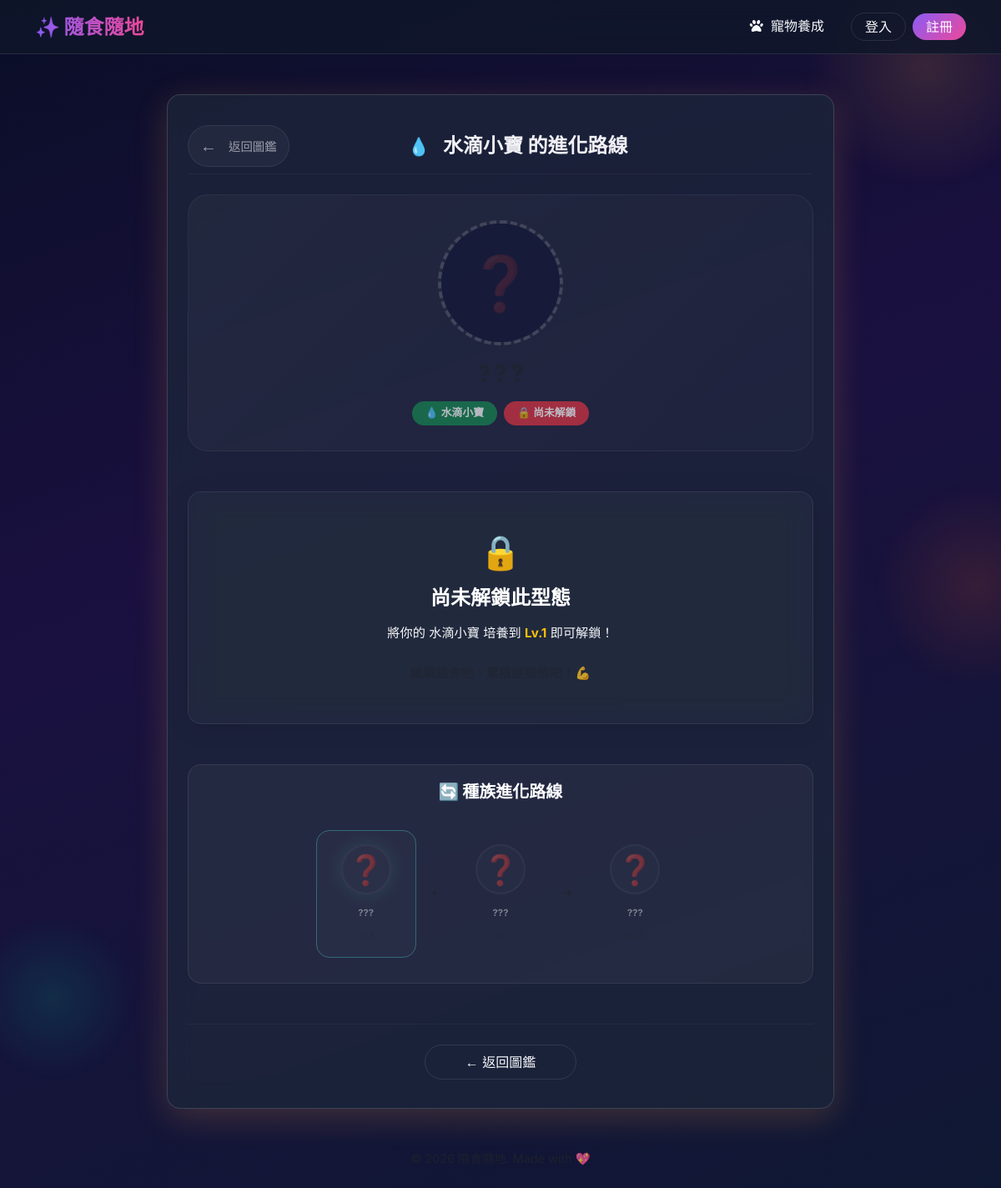
The page /collection/4 on the database its author committed.
### tables this page shows
CREATE TABLE pet_species (
    id                INTEGER PRIMARY KEY AUTOINCREMENT,
    name              TEXT NOT NULL,
    element           TEXT,
    emoji             TEXT,
    description       TEXT,
    color_primary     TEXT,
    color_secondary   TEXT
);

CREATE TABLE pet_stages (
    id               INTEGER PRIMARY KEY AUTOINCREMENT,
    species_id       INTEGER NOT NULL,
    stage_order      INTEGER,
    name             TEXT NOT NULL,
    level_required   INTEGER,
    image_path       TEXT,
    emoji            TEXT,
    description      TEXT,
    FOREIGN KEY (species_id) REFERENCES pet_species(id) ON DELETE CASCADE
);

### app/routes/collection_routes.py (the view)
@collection_bp.route('/collection/<int:stage_id>')
def collection_detail(stage_id):
    user_id = DEV_USER_ID
    stage = collection_model.get_stage_by_id(stage_id)
    if not stage:
        return render_template('collection/index.html'), 404
    is_unlocked = collection_model.is_stage_unlocked(user_id, stage_id)
    all_stages_of_species = collection_model.get_stages_by_species(stage['species_id'])
    unlocked_ids = collection_model.get_user_collection(user_id)
    pet = pet_model.get_pet_by_user(user_id)
    return render_template(
        'collection/detail.html',
        stage=stage,
        is_unlocked=is_unlocked,
        all_stages_of_species=all_stages_of_species,
        unlocked_ids=unlocked_ids,
        pet=pet
    )

### app/database.py (called while the page is built)
def get_db():
    if 'db' not in g:
        db_file = current_app.config.get('DATABASE', DB_PATH)
        g.db = sqlite3.connect(db_file)
        g.db.row_factory = sqlite3.Row
        g.db.execute("PRAGMA foreign_keys = ON")
    return g.db

### app/models/collection.py (called while the page is built)
def get_stages_by_species(species_id):
    db = get_db()
    return db.execute('''
        SELECT pst.*,
               ps.name AS species_name, ps.element, ps.emoji AS species_emoji,
               ps.color_primary, ps.color_secondary
        FROM pet_stages pst
        JOIN pet_species ps ON pst.species_id = ps.id
        WHERE pst.species_id = ?
        ORDER BY pst.stage_order
    ''', (species_id,)).fetchall()

def get_stage_by_id(stage_id):
    db = get_db()
    return db.execute('''
        SELECT pst.*,
               ps.name AS species_name, ps.element, ps.emoji AS species_emoji,
               ps.color_primary, ps.color_secondary, ps.description AS species_description
        FROM pet_stages pst
        JOIN pet_species ps ON pst.species_id = ps.id
        WHERE pst.id = ?
    ''', (stage_id,)).fetchone()

def get_user_collection(user_id):
    db = get_db()
    rows = db.execute('''
        SELECT pet_stage_id FROM user_collection WHERE user_id = ?
    ''', (user_id,)).fetchall()
    return set(row['pet_stage_id'] for row in rows)

def is_stage_unlocked(user_id, stage_id):
    db = get_db()
    row = db.execute('''
        SELECT 1 FROM user_collection
        WHERE user_id = ? AND pet_stage_id = ?
    ''', (user_id, stage_id)).fetchone()
    return row is not None

### app/models/pet.py (called while the page is built)
def map_pet_row(row):
    if not row:
        return None
    d = dict(row)
    d['name'] = d.get('pet_name')
    d['level'] = d.get('current_level', 1)
    d['exp'] = d.get('current_exp', 0)
    d['hunger'] = d.get('hunger', 50)
    from config import EXP_PER_LEVEL_MULTIPLIER
    level = d['level']
    exp_to_next = level * EXP_PER_LEVEL_MULTIPLIER
    remaining = d['exp']
    current_l = 1
    while remaining >= (current_l * EXP_PER_LEVEL_MULTIPLIER):
        remaining -= (current_l * EXP_PER_LEVEL_MULTIPLIER)
        current_l += 1
    d['exp_to_next_level'] = exp_to_next
    d['exp_remaining'] = remaining
    d['exp_progress'] = round(remaining / exp_to_next * 100, 1) if exp_to_next > 0 else 100
    return d

### app/templates/collection/detail.html (shortened to what this page needs)
{% extends "base.html" %}
{% block styles %}
<link rel="stylesheet" href="{{ url_for('static', filename='css/collection.css') }}">
{% endblock %}
{% block content %}
<div class="bg-particles" aria-hidden="true">
    <div class="particle particle-1"></div>
    <div class="particle particle-2"></div>
    <div class="particle particle-3"></div>
</div>
<div class="detail-container mt-4 p-4 glass-card rounded-4 mx-auto"
     style="--card-primary: {{ stage.color_primary }}; --card-secondary: {{ stage.color_secondary }};
            border: 1px solid rgba(255, 255, 255, 0.15) !important;
            max-width: 800px;
            box-shadow: 0 10px 40px rgba({{ 139 if not stage else (238 if stage.element == 'fire' else (0 if stage.element == 'nature' else 255)) }},
                                         {{ 92 if not stage else (90 if stage.element == 'fire' else (184 if stage.element == 'nature' else 159)) }},
                                         {{ 246 if not stage else (36 if stage.element == 'fire' else (148 if stage.element == 'nature' else 67)) }}, 0.2) !important;">
    <nav class="collection-nav d-flex align-items-center mb-4 pb-2 border-bottom border-secondary border-opacity-10">
        <a href="{{ url_for('collection.collection_index') }}" class="nav-back text-decoration-none d-flex align-items-center" id="detail-back-btn">
            <span class="nav-back-icon fs-5 me-2">←</span>
            <span>返回圖鑑</span>
        </a>
        <div class="nav-title ms-auto fs-4 fw-bold">
            <span class="nav-icon me-2">{{ stage.species_emoji }}</span>
            {{ stage.species_name }} 的進化路線
        </div>
    </nav>
    {% if is_unlocked %}
    <section class="detail-hero text-center mb-5" id="detail-hero">
        <div class="hero-glow mb-4"></div>
        <div class="hero-pet-visual d-flex align-items-center justify-content-center mx-auto mb-3"
             style="width: 150px; height: 150px; border-radius: 50%;
                    border: 4px solid {{ stage.color_primary }};
                    background: linear-gradient(135deg, {{ stage.color_secondary }}, rgba(255,255,255,0.1));">
            <div class="hero-avatar">
                <span class="hero-emoji" style="font-size: 5rem; filter: drop-shadow(0 5px 8px rgba(0,0,0,0.3));">{{ stage.emoji }}</span>
            </div>
        </div>
        <h1 class="hero-name display-5 fw-bold text-white mb-3">{{ stage.name }}</h1>
        <div class="hero-badges d-flex justify-content-center gap-2">
            <span class="badge bg-success rounded-pill px-3 py-2 fs-7">{{ stage.species_emoji }} {{ stage.species_name }}</span>
            <span class="badge bg-secondary rounded-pill px-3 py-2 fs-7">階段 {{ stage.stage_order }}</span>
            <span class="badge bg-primary rounded-pill px-3 py-2 fs-7">Lv.{{ stage.level_required }}+ 解鎖</span>
        </div>
    </section>
    <section class="detail-description glass-card p-4 rounded-4 mb-5" id="detail-description"
             style="background: rgba(255,255,255,0.02) !important; border-color: rgba(255,255,255,0.08) !important;">
        <h2 class="section-subtitle fs-5 fw-bold text-white mb-3">📜 圖鑑描述</h2>
        <p class="description-text fs-6 text-light mb-0" style="line-height: 1.8;">{{ stage.description }}</p>
    </section>
    <section class="evolution-path mb-5" id="evolution-path">
        <h2 class="section-subtitle fs-5 fw-bold text-white mb-4 text-center">🔄 種族進化路線</h2>
        <div class="path-container d-flex flex-wrap justify-content-center align-items-center gap-3">
            {% for s in all_stages_of_species %}
            {% set s_unlocked = s.id in unlocked_ids %}
            <div class="path-node d-flex flex-column align-items-center p-3 rounded-4 {{ 'active' if s_unlocked else 'inactive' }} {{ 'current' if s.id == stage.id else '' }}"
                 style="width: 120px; transition: all 0.3s ease;
                        background: {{ 'rgba(255,255,255,0.05)' if s.id == stage.id else 'transparent' }};
                        border: 1px solid {{ stage.color_primary if s.id == stage.id else 'transparent' }};">
                <div class="path-node-circle d-flex align-items-center justify-content-center rounded-circle mb-2"
                     style="width: 60px; height: 60px; background: rgba(255,255,255,0.04);
                            border: 2px solid {{ s.color_primary if s_unlocked else 'rgba(255,255,255,0.1)' }};">
                    <span class="path-emoji" style="font-size: 2.2rem;">{{ s.emoji if s_unlocked else '❓' }}</span>
                </div>
                <span class="path-node-name fw-bold text-white fs-7 text-center mb-1">{{ s.name if s_unlocked else '???' }}</span>
                <span class="path-node-level text-muted fs-8">Lv.{{ s.level_required }}</span>
            </div>
            {% if not loop.last %}
            <div class="path-connector d-flex align-items-center justify-content-center text-muted fs-4">
                <span class="connector-arrow">➔</span>
            </div>
            {% endif %}
            {% endfor %}
        </div>
    </section>
    {% else %}
    <section class="detail-hero locked-hero text-center mb-5" id="detail-hero-locked">
        <div class="hero-pet-visual d-flex align-items-center justify-content-center mx-auto mb-3"
             style="width: 150px; height: 150px; border-radius: 50%;
                    border: 4px dashed rgba(255,255,255,0.2);
                    background: rgba(255,255,255,0.02);">
            <div class="hero-avatar">
                <span class="hero-emoji text-muted" style="font-size: 4rem; opacity: 0.3;">❓</span>
            </div>
        </div>
        <h1 class="hero-name display-5 fw-bold text-muted mb-3">? ? ?</h1>
        <div class="hero-badges d-flex justify-content-center gap-2">
            <span class="badge bg-success rounded-pill px-3 py-2 fs-7">{{ stage.species_emoji }} {{ stage.species_name }}</span>
            <span class="badge bg-danger rounded-pill px-3 py-2 fs-7">🔒 尚未解鎖</span>
        </div>
    </section>
    <section class="locked-info text-center glass-card p-5 rounded-4 mb-5" id="locked-info"
             style="background: rgba(255,255,255,0.02) !important; border-color: rgba(255,255,255,0.08) !important;">
        <div class="locked-message">
            <span class="locked-message-icon d-block display-4 mb-3 text-warning">🔒</span>
            <h2 class="fs-4 text-white fw-bold mb-3">尚未解鎖此型態</h2>
            <p class="text-light mb-4">將你的 {{ stage.species_name }} 培養到 <strong class="text-warning">Lv.{{ stage.level_required }}</strong> 即可解鎖！</p>
            <p class="locked-encourage text-muted fs-7 mb-0">繼續餵食牠，累積經驗值吧！💪</p>
        </div>
    </section>
    <section class="evolution-path mb-5" id="evolution-path-locked">
        <h2 class="section-subtitle fs-5 fw-bold text-white mb-4 text-center">🔄 種族進化路線</h2>
        <div class="path-container d-flex flex-wrap justify-content-center align-items-center gap-3">
            {% for s in all_stages_of_species %}
            {% set s_unlocked = s.id in unlocked_ids %}
            <div class="path-node d-flex flex-column align-items-center p-3 rounded-4 {{ 'active' if s_unlocked else 'inactive' }} {{ 'current' if s.id == stage.id else '' }}"
                 style="width: 120px; transition: all 0.3s ease;
                        background: {{ 'rgba(255,255,255,0.05)' if s.id == stage.id else 'transparent' }};
                        border: 1px solid {{ stage.color_primary if s.id == stage.id else 'transparent' }};">
                <div class="path-node-circle d-flex align-items-center justify-content-center rounded-circle mb-2"
                     style="width: 60px; height: 60px; background: rgba(255,255,255,0.04);
                            border: 2px solid {{ s.color_primary if s_unlocked else 'rgba(255,255,255,0.1)' }};">
                    <span class="path-emoji" style="font-size: 2.2rem;">{{ s.emoji if s_unlocked else '❓' }}</span>
                </div>
                <span class="path-node-name fw-bold text-white fs-7 text-center mb-1">{{ s.name if s_unlocked else '???' }}</span>
                <span class="path-node-level text-muted fs-8">Lv.{{ s.level_required }}</span>
            </div>
            {% if not loop.last %}
            <div class="path-connector d-flex align-items-center justify-content-center text-muted fs-4">
                <span class="connector-arrow">➔</span>
            </div>
            {% endif %}
            {% endfor %}
        </div>
    </section>
    {% endif %}
    <div class="detail-actions text-center border-top border-secondary border-opacity-10 pt-4">
        <a href="{{ url_for('collection.collection_index') }}" class="btn btn-outline-light rounded-pill px-5 py-2 fs-6" id="btn-back-to-collection">
            ← 返回圖鑑
        </a>
    </div>
</div>
{% endblock %}

### app/templates/base.html (style rules this page uses)
:root { --primary-glow: #8B5CF6; --secondary-glow: #EC4899; --bg-color: #0F172A; --glass-bg: rgba(30, 41, 59, 0.7); --glass-border: rgba(255, 255, 255, 0.1); --text-main: #F8FAFC; --text-muted: #94A3B8; }
body { font-family: 'Inter', 'Noto Sans TC', sans-serif; background-color: var(--bg-color); color: var(--text-main); min-height: 100vh; background-image: radial-gradient(circle at 15% 50%, rgba(139, 92, 246, 0.15), transparent 25%), radial-gradient(circle at 85% 30%, rgba(236, 72, 153, 0.15), transparent 25%); background-attachment: fixed; }
h1, h2, h3, .navbar-brand { font-family: 'Outfit', 'Noto Sans TC', sans-serif; font-weight: 600; }
.glass-card { background: var(--glass-bg); backdrop-filter: blur(16px); -webkit-backdrop-filter: blur(16px); border: 1px solid var(--glass-border); border-radius: 1rem; padding: 2rem; box-shadow: 0 4px 30px rgba(0, 0, 0, 0.1); transition: transform 0.3s ease, box-shadow 0.3s ease; }
.btn-outline-light { border-color: var(--glass-border); color: var(--text-main); }

### app/templates/collection/detail.html (style rules this page uses)
.bg-particles { position: fixed; top: 0; left: 0; width: 100%; height: 100%; pointer-events: none; z-index: -1; overflow: hidden; }

### rows shown on the page
pet_species: species_emoji "💧", species_name "水滴小寶"
pet_stages: level_required "1", emoji "❓", name "???"
pet_stages: emoji "❓", name "???"
pet_stages: emoji "❓", name "???"
